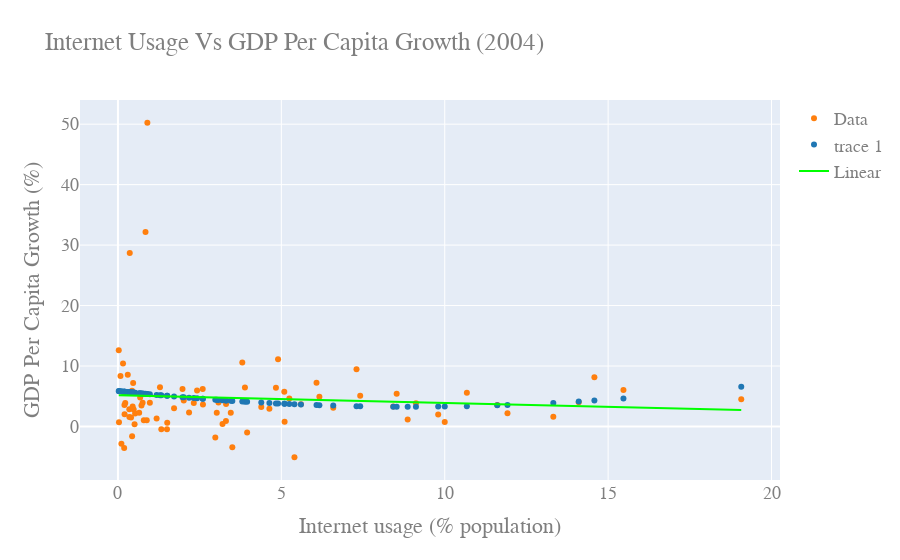

The code cell stored with this chart in its notebook:
### Code cell
slopeGDP_PC_G04, interceptGDP_PC_G04, r_valueGDP_PC_G04, p_valueGDP_PC_G04, std_errGDP_PC_G04 = stats.linregress(IU04,GDP_PC_G04)
lineGDP_PC_G04 = slopeGDP_PC_G04*IU04+interceptGDP_PC_G04


#use 3rd order due to up curve at IU-0
#p1 = np.polyfit(IU04,GDP_PC_G04,3)

p8 = np.polyfit(IU04,GDP_PC_G04,2)

yfit8 = p8[0]*IU04**2+p8[1]*IU04**1+p8[2]



yresid8 = GDP_PC_G04 - yfit8

SSresid8 = sum(pow(yresid6,2))

SStotal8 = len(GDP_PC_G04)*statistics.variance(GDP_PC_G04)

rsq8 = 1 - SSresid6/SStotal6

y8resid = GDP_PC_G04 - lineGDP_PC_G04


SS8resid = sum(pow(y8resid,2))

SS8total = len(GDP_PC_G04)*statistics.variance(GDP_PC_G04)

rsq_8 = 1 - SS8resid/SS8total

print("R^2 value for linear fit: " +str(rsq_8))
#print("Model Coefficients: "+str(slopeGDP_PC_G04)+" , "+str(interceptGDP_PC_G04))
print("Model Coefficients: ["+str(slopeGDP_PC_G04)+","+str(interceptGDP_PC_G04)+"]")
print("Correlation coefficient: "+str(np.corrcoef(IU04,GDP_PC_G04)[0][1]))

print("R^2 value for fit: " +str(rsq8))
#print("Model Coefficients: ["+str(slopeGDP_PC_G04)+" , "+str(interceptGDP_PC_G04)+"]")
print("Model Coefficients: "+str(p8))
print("Correlation coefficient: "+str(np.corrcoef(IU04,GDP_PC_G04)[0][1]))





figGDP_PC_G04 = go.Figure()

figGDP_PC_G04.add_trace(go.Scatter(
    x= IU04,
    y= GDP_PC_G04,
    mode='markers',      # this sets its legend entry
    marker=go.Marker(color='rgb(255, 127, 14)'),
    name="Data",
    text=Country_Name,
    textposition="top center"
))

figGDP_PC_G04.add_trace(go.Scatter(
    x=IU04,
    #y=lineGDP_PC_G04,
    y=np.polyval(p8,IU04),
    mode='markers',
    marker=go.Marker(color='rgb(31, 119, 180)'),
    #name="y=" +str(1.02449924)+"x^2-"+str(34.18513794)+"x"+str(273.79980863)
))

figGDP_PC_G04.add_trace(go.Scatter(
    x=IU04,
    y=lineGDP_PC_G04,
    #y=np.polyval(p1,IU04),
    mode='lines',
    marker=go.Marker(color='rgb(0, 255, 0)'),
    name="Linear"
))

figGDP_PC_G04.update_layout(
    title="Internet Usage Vs GDP Per Capita Growth (2004)",
    xaxis_title="Internet usage (% population)",
    yaxis_title="GDP Per Capita Growth (%)",
    font=dict(
        family="Courier New, monospace",
        size=18,
        color="#7f7f7f"
    )
)

figGDP_PC_G04.show()

### Figure 1 — Plotly figure (JSON) as saved in the notebook; plotly's stock layout.template omitted (floating-point values rounded to 4 significant figures)
{"data": [{"marker": {"color": "rgb(255, 127, 14)"}, "mode": "markers", "name": "Data", "text": ["Afghanistan", "Albania", "Algeria", "Angola", "Armenia", "Bangladesh", "Belize", "Benin", "Bosnia and Herzegovina", "Botswana", "Brazil", "Burkina Faso", "Burundi", "Cambodia", "Cameroon", "Central African Republic", "Chad", "China", "Colombia", "Comoros", "Dominican Republic", "Ecuador", "Egypt", "El Salvador", "Equatorial Guinea", "Ethiopia", "Fiji", "Gabon", "Gambia", "Georgia", "Ghana", "Guatemala", "Guinea", "Haiti", "Honduras", "India", "Indonesia", "Iraq", "Jamaica", "Kenya", "Kiribati", "Kyrgyzstan", "Lesotho", "Liberia", "Madagascar", "Malawi", "Maldives", "Mali", "Mauritania", "Morocco", "Mozambique", "Myanmar", "Namibia", "Nepal", "Nicaragua", "Niger", "Nigeria", "Pakistan", "Papua New Guinea", "Paraguay", "Peru", "Philippines", "Rwanda", "Samoa", "Sao Tome and Principe", "Senegal", "Sierra Leone", "Solomon Islands", "South Africa", "Sudan", "Suriname", "Tajikistan", "Thailand", "Togo", "Tonga", "Tunisia", "Turkey", "Turkmenistan", "Uganda", "Uzbekistan", "Yemen", "Zambia"], "textposition": "top center", "type": "scatter", "x": [0.1058, 2.42, 4.634, 0.4648, 4.899, 0.199, 9.8, 1.183, 15.47, 3.305, 19.07, 0.4003, 0.3491, 0.3004, 0.9761, 0.2234, 0.3609, 7.3, 9.119, 1.327, 8.866, 4.834, 11.92, 3.2, 0.8439, 0.1553, 7.413, 2.979, 3.308, 3.886, 1.717, 5.1, 0.5088, 5.401, 5.6, 1.976, 2.6, 0.9, 10, 3.024, 3.5, 5.09, 2.176, 0.03101, 0.5254, 0.3475, 6.588, 0.4328, 0.4815, 11.61, 0.6794, 0.02434, 3.805, 0.4498, 2.321, 0.1899, 1.286, 6.164, 1.508, 3.452, 14.1, 5.244, 0.4309, 3.076, 13.32, 4.386, 0.203, 0.6497, 8.425, 0.7916, 6.076, 0.07748, 10.68, 1.5, 3.952, 8.529, 14.58, 0.7541, 0.72, 2.594, 0.8812, 2.014], "y": [-2.875, 5.952, 2.935, 7.187, 11.1, 3.553, 1.969, 1.338, 6.043, 0.895, 4.497, 1.464, 1.562, 8.565, 3.945, 3.888, 28.68, 9.459, 3.851, -0.4724, 1.151, 6.407, 2.203, 0.393, 32.17, 10.41, 5.07, -1.827, 3.716, 6.452, 3.009, 0.7625, 0.3606, -5.09, 3.656, 6.194, 3.631, 50.24, 0.7445, 2.283, -3.438, 5.74, 2.321, 0.7023, 2.16, 2.835, 3.11, -1.612, 2.794, 3.568, 4.789, 12.59, 10.58, 3.289, 3.883, -3.545, 6.49, 4.921, 0.6056, 2.286, 4.001, 4.609, 5.921, 3.977, 1.589, 3.24, 2.029, 2.263, 3.289, 1.021, 7.239, 8.368, 5.561, -0.442, -0.9768, 5.42, 8.137, 3.936, 3.459, 6.216, 1.019, 4.309]}, {"marker": {"color": "rgb(31, 119, 180)"}, "mode": "markers", "type": "scatter", "x": [0.1058, 2.42, 4.634, 0.4648, 4.899, 0.199, 9.8, 1.183, 15.47, 3.305, 19.07, 0.4003, 0.3491, 0.3004, 0.9761, 0.2234, 0.3609, 7.3, 9.119, 1.327, 8.866, 4.834, 11.92, 3.2, 0.8439, 0.1553, 7.413, 2.979, 3.308, 3.886, 1.717, 5.1, 0.5088, 5.401, 5.6, 1.976, 2.6, 0.9, 10, 3.024, 3.5, 5.09, 2.176, 0.03101, 0.5254, 0.3475, 6.588, 0.4328, 0.4815, 11.61, 0.6794, 0.02434, 3.805, 0.4498, 2.321, 0.1899, 1.286, 6.164, 1.508, 3.452, 14.1, 5.244, 0.4309, 3.076, 13.32, 4.386, 0.203, 0.6497, 8.425, 0.7916, 6.076, 0.07748, 10.68, 1.5, 3.952, 8.529, 14.58, 0.7541, 0.72, 2.594, 0.8812, 2.014], "y": [5.801, 4.652, 3.875, 5.6, 3.804, 5.748, 3.293, 5.224, 4.636, 4.304, 6.569, 5.636, 5.664, 5.691, 5.329, 5.735, 5.658, 3.36, 3.272, 5.152, 3.271, 3.821, 3.553, 4.342, 5.397, 5.773, 3.348, 4.426, 4.302, 4.102, 4.965, 3.752, 5.576, 3.68, 3.636, 4.845, 4.577, 5.368, 3.306, 4.409, 4.234, 3.755, 4.757, 5.844, 5.567, 5.665, 3.453, 5.618, 5.591, 3.497, 5.484, 5.848, 4.129, 5.609, 4.694, 5.754, 5.172, 3.523, 5.064, 4.25, 4.122, 3.717, 5.619, 4.389, 3.884, 3.947, 5.746, 5.5, 3.28, 5.425, 3.54, 5.818, 3.366, 5.067, 4.081, 3.277, 4.289, 5.445, 5.463, 4.579, 5.378, 4.829]}, {"marker": {"color": "rgb(0, 255, 0)"}, "mode": "lines", "name": "Linear", "type": "scatter", "x": [0.1058, 2.42, 4.634, 0.4648, 4.899, 0.199, 9.8, 1.183, 15.47, 3.305, 19.07, 0.4003, 0.3491, 0.3004, 0.9761, 0.2234, 0.3609, 7.3, 9.119, 1.327, 8.866, 4.834, 11.92, 3.2, 0.8439, 0.1553, 7.413, 2.979, 3.308, 3.886, 1.717, 5.1, 0.5088, 5.401, 5.6, 1.976, 2.6, 0.9, 10, 3.024, 3.5, 5.09, 2.176, 0.03101, 0.5254, 0.3475, 6.588, 0.4328, 0.4815, 11.61, 0.6794, 0.02434, 3.805, 0.4498, 2.321, 0.1899, 1.286, 6.164, 1.508, 3.452, 14.1, 5.244, 0.4309, 3.076, 13.32, 4.386, 0.203, 0.6497, 8.425, 0.7916, 6.076, 0.07748, 10.68, 1.5, 3.952, 8.529, 14.58, 0.7541, 0.72, 2.594, 0.8812, 2.014], "y": [5.166, 4.869, 4.585, 5.12, 4.551, 5.154, 3.922, 5.028, 3.195, 4.756, 2.732, 5.129, 5.135, 5.141, 5.055, 5.151, 5.134, 4.243, 4.01, 5.01, 4.042, 4.56, 3.65, 4.769, 5.072, 5.16, 4.229, 4.798, 4.755, 4.681, 4.96, 4.525, 5.115, 4.487, 4.461, 4.926, 4.846, 5.064, 3.897, 4.792, 4.731, 4.527, 4.901, 5.176, 5.113, 5.135, 4.334, 5.124, 5.118, 3.69, 5.093, 5.177, 4.692, 5.122, 4.882, 5.156, 5.015, 4.389, 4.986, 4.737, 3.371, 4.507, 5.125, 4.785, 3.47, 4.617, 5.154, 5.097, 4.099, 5.078, 4.4, 5.17, 3.81, 4.987, 4.673, 4.085, 3.309, 5.083, 5.088, 4.847, 5.067, 4.922]}], "layout": {"font": {"color": "#7f7f7f", "family": "Courier New, monospace", "size": 18}, "title": {"text": "Internet Usage Vs GDP Per Capita Growth (2004)"}, "xaxis": {"title": {"text": "Internet usage (% population)"}}, "yaxis": {"title": {"text": "GDP Per Capita Growth (%)"}}}}
